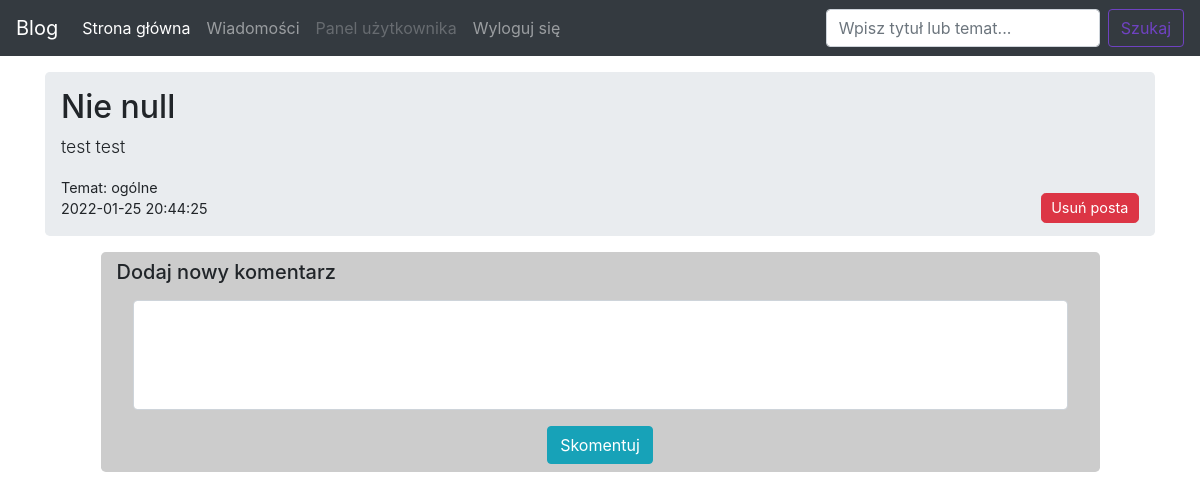
Page /Witryna/comments.php?idPost=26 (signed in) on the committed database.
### tables this page shows
CREATE TABLE `posty` (
  `idPost` int(11) NOT NULL,
  `tytul` varchar(200) NOT NULL,
  `data_utworzenia` timestamp NOT NULL DEFAULT current_timestamp() ON UPDATE current_timestamp(),
  `idUzytkownik` int(11) NOT NULL,
  `idTemat` int(11) NOT NULL
);

CREATE TABLE `trescpostow` (
  `idTrescPosta` int(11) NOT NULL,
  `tresc` text DEFAULT NULL,
  `idPost` int(11) NOT NULL
);

CREATE TABLE `tematy` (
  `idTemat` int(11) NOT NULL,
  `nazwa` varchar(60) NOT NULL
);

### Witryna/comments.php (the view, shortened to what this page needs)
<!DOCTYPE html>
<head>
	<link href="css/bootstrap.css" rel="stylesheet">
	<link href="css/comments.css" rel="stylesheet">
</head>
<body>
    <nav class="navbar navbar-expand-md navbar-dark fixed-top bg-dark">
      <a class="navbar-brand" href="">Blog</a>
      <div class="collapse navbar-collapse" id="navbarCollapse">
        <ul class="navbar-nav mr-auto">
          <li class="nav-item active">
            <a class="nav-link" href="./index.php">Strona główna <span class="sr-only">(current)</span></a>
          </li>
          <li class="nav-item">
            <a class="nav-link" href="./contacts.php">Wiadomości</a>
          </li>
          <li class="nav-item">
            <a class="nav-link disabled" href="./profile.php">Panel użytkownika</a>
          </li>
		  <li class="nav-item">
            <a class="nav-link" href="./destroy.php">Wyloguj się</a>
          </li>
        </ul>
        <form class="form-inline mt-2 mt-md-0">
          <input class="form-control mr-sm-2" type="text" placeholder="Wpisz tytuł lub temat..." aria-label="Search">
          <button class="btn btn-outline-success my-2 my-sm-0" type="submit">Szukaj</button>
        </form>
      </div>
    </nav>
    <main role="main" class="container">
		<?php
		require_once("config.php");
		$connect = new mysqli($dbhost, $dbusername, $dbpassword, $dbname);
		$result = $connect->query("select * from posty inner join tematy on tematy.idTemat=posty.idTemat where idPost='".$_GET['idPost']."'");
				if ($result->num_rows > 0) {
					while($row = $result->fetch_assoc()){
					?>
      <div class="jumbotron">
        <h2><?php echo $row['tytul'] ?></h2>
        <p class="lead">
		<?php
			$ress = $connect->query("select tresc from trescpostow where idPost = '".$row['idPost']."'");if ($ress->num_rows > 0) { $tresc = $ress->fetch_assoc();
			if(!is_null($tresc['tresc'])) {echo $tresc['tresc']; }}
		?>
		</p>
		<?php
			if($row['idUzytkownik']==$_SESSION["idUzytkownik"] || $_SESSION["uprawnienia"]==1){
				echo '<a class="btn-del btn btn-danger" style="float:right;" href="./deletePost.php?idPost=';
				echo $row['idPost'];
				echo '" role="button">Usuń posta</a>';
			}
		?>
		<div class="sidetext"> Temat: <?php echo $row["nazwa"];?> </div>
		<div class="sidetext"><?php echo $row['data_utworzenia']; ?></div>
		</div>
		<?php
					}
				}
				?>
	  <div class="sp commentbox">
		<h5>Dodaj nowy komentarz</h5>
        <div class="secondary">
		<form class="form-horizontal" role="form" action="./addComment.php" method="post">
		<div class="form-group">
			<textarea id="form107" name="skomentuj" class="md-textarea form-control" rows="4"></textarea>
			</div>
		<div class='submit-btn'><button type="submit" class="btn btn-info">Skomentuj </button></div>
        </form>
		</div>
      </div>
    </main>
</body>
</html>

### Witryna/css/comments.css (style rules this page uses)
body { min-height: 75rem; padding-top: 4.5rem; }
.jumbotron { padding: 1rem 1rem; margin-bottom: 1rem; }
.lead { font-size: 1.1rem; font-weight: 300; }
.sidetext { font-size: 0.90rem; }
.commentbox { padding: 0.5rem 1rem; margin-bottom: 1rem; background-color:#BBBBBB; border-radius: 0.3rem; width:90%; margin: 0.8rem auto; }
.secondary { font-size: 0.90rem; }
.form-horizontal { margin-top:1rem; }
.form-group { margin-left:1rem; margin-right:1rem; }
.submit-btn { margin: 0 auto; text-align:center; }
.sp { background-color:#CCCCCC; }
textarea { resize:none; }
.btn-del { margin-top:1rem; padding: 0.2rem 0.6rem; font-size: 0.9rem; border-radius: 0.3rem; float:clear; }

### rows in the picture
posty: tytul "Nie null", trescpostow.tresc "test test", idTemat.nazwa "ogólne", data_utworzenia "2022-01-25 20:44:25"
